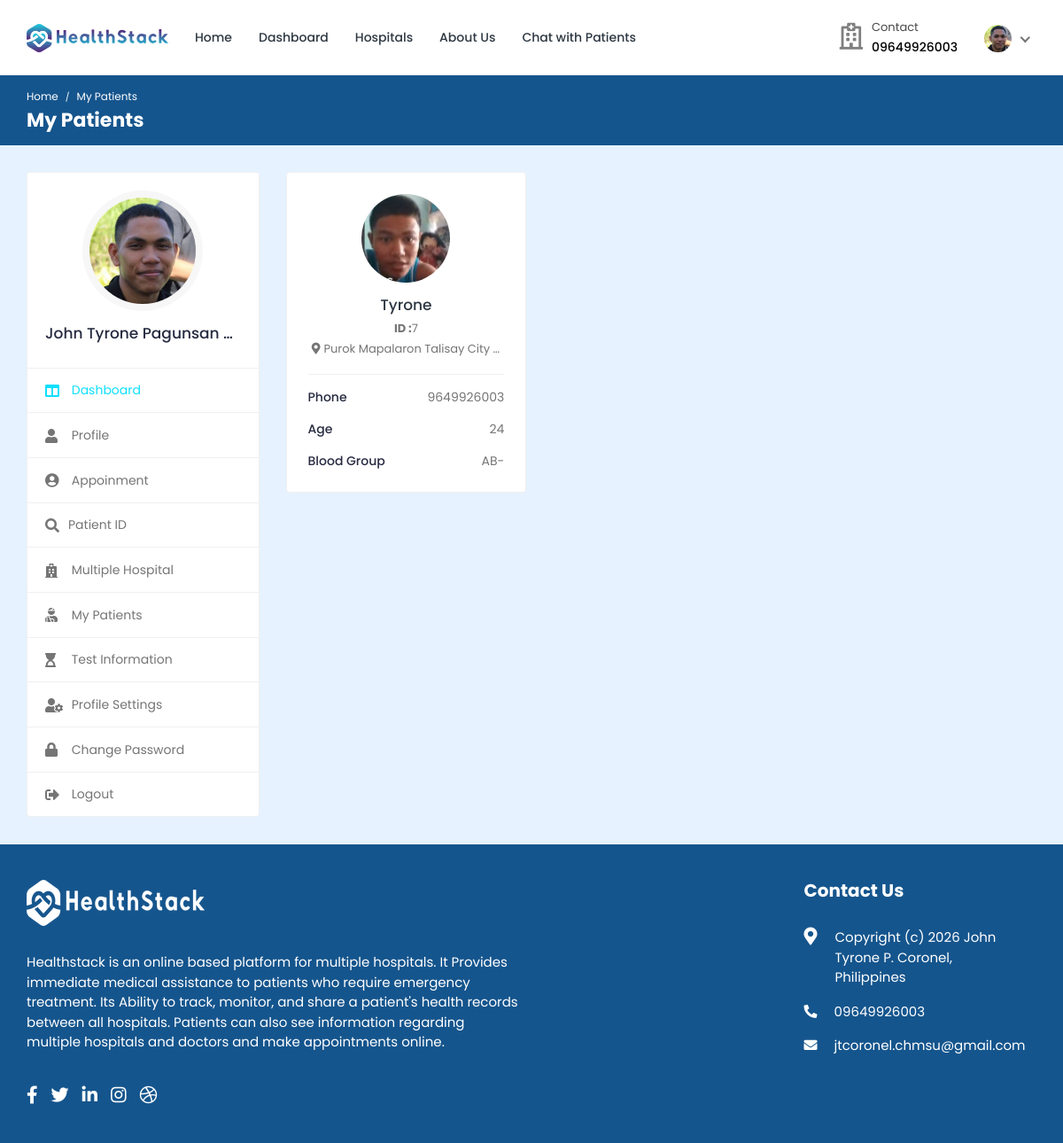
The app's page /doctor/my-patients/ (signed in) with its own data.
### doctor/models.py (models this page shows, shortened)
class Doctor_Information(models.Model):
    DOCTOR_TYPE = (
        ('Cardiologists', 'Cardiologists'),
        ('Neurologists', 'Neurologists'),
        ('Pediatricians', 'Pediatricians'),
        ('Physiatrists', 'Physiatrists'),
        ('Dermatologists', 'Dermatologists'),
    )
    doctor_id = models.AutoField(primary_key=True)
    user = models.OneToOneField(User, on_delete=models.CASCADE, null=True, blank=True, related_name='profile')
    name = models.CharField(max_length=200, null=True, blank=True)
    username = models.CharField(max_length=200, null=True, blank=True)
    gender = models.CharField(max_length=200, null=True, blank=True)
    description = models.TextField(max_length=1000, null=True, blank=True)
    department = models.CharField(max_length=200, choices=DOCTOR_TYPE, null=True, blank=True)
    department_name = models.ForeignKey(hospital_department, on_delete=models.SET_NULL, null=True, blank=True)
    specialization = models.ForeignKey(specialization, on_delete=models.SET_NULL, null=True, blank=True)
    featured_image = models.ImageField(upload_to='doctors/', default='doctors/user-default.png', null=True, blank=True)
    certificate_image = models.ImageField(upload_to='doctors_certificate/', default='doctors_certificate/default.png', null=True, blank=True)
    email = models.EmailField(max_length=200, null=True, blank=True)
    phone_number = models.CharField(max_length=200, null=True, blank=True)
    nid = models.CharField(max_length=200, null=True, blank=True)
    visiting_hour = models.CharField(max_length=200, null=True, blank=True)
    consultation_fee = models.IntegerField(null=True, blank=True)
    report_fee = models.IntegerField(null=True, blank=True)
    dob = models.CharField(max_length=200, null=True, blank=True)
    institute = models.CharField(max_length=200, null=True, blank=True)
    degree = models.CharField(max_length=200, null=True, blank=True)
    completion_year = models.CharField(max_length=200, null=True, blank=True)
    work_place = models.CharField(max_length=200, null=True, blank=True)
    designation = models.CharField(max_length=200, null=True, blank=True)
    start_year = models.CharField(max_length=200, null=True, blank=True)
    end_year = models.CharField(max_length=200, null=True, blank=True)
    register_status =  models.CharField(max_length=200, null=True, blank=True)
    hospital_name = models.ForeignKey(Hospital_Information, on_delete=models.SET_NULL, null=True, blank=True)

class Appointment(models.Model):
    APPOINTMENT_TYPE = (
        ('report', 'report'),
        ('checkup', 'checkup'),
    )
    APPOINTMENT_STATUS = (
        ('pending', 'pending'),
        ('confirmed', 'confirmed'),
        ('cancelled', 'cancelled'),
    )
    id = models.AutoField(primary_key=True)
    date = models.DateField(null=True, blank=True)
    time = models.CharField(max_length=200, null=True, blank=True)
    doctor = models.ForeignKey(Doctor_Information, on_delete=models.CASCADE, null=True, blank=True)
    patient = models.ForeignKey(Patient, on_delete=models.CASCADE, null=True, blank=True)
    appointment_type = models.CharField(max_length=200, choices=APPOINTMENT_TYPE)
    appointment_status = models.CharField(max_length=200, choices=APPOINTMENT_STATUS)
    serial_number = models.CharField(max_length=200, null=True, blank=True)
    payment_status = models.CharField(max_length=200, null=True, blank=True, default='pending')
    transaction_id = models.CharField(max_length=255, null=True, blank=True)
    message = models.CharField(max_length=255, null=True, blank=True)

### hospital/models.py (models this page shows, shortened)
class Patient(models.Model):
    patient_id = models.AutoField(primary_key=True)
    user = models.OneToOneField(User, on_delete=models.CASCADE, null=True, blank=True, related_name='patient')
    name = models.CharField(max_length=200, null=True, blank=True)
    username = models.CharField(max_length=200, null=True, blank=True)
    age = models.IntegerField(null=True, blank=True)
    email = models.EmailField(max_length=200, null=True, blank=True)
    phone_number = models.IntegerField(null=True, blank=True)
    address = models.CharField(max_length=200, null=True, blank=True)
    featured_image = models.ImageField(upload_to='patients/', default='patients/user-default.png', null=True, blank=True)
    blood_group = models.CharField(max_length=200, null=True, blank=True)
    history = models.CharField(max_length=200, null=True, blank=True)
    dob = models.CharField(max_length=200, null=True, blank=True)
    nid = models.CharField(max_length=200, null=True, blank=True)
    serial_number = models.CharField(max_length=200, null=True, blank=True)
    login_status = models.CharField(max_length=200, null=True, blank=True, default="offline")

### doctor/views.py (the view)
# urls.py: path('my-patients/', views.my_patients, name='my-patients'),
@csrf_exempt
@login_required(login_url="doctor-login")
def my_patients(request):
    if request.user.is_doctor:
        doctor = Doctor_Information.objects.get(user=request.user)
        appointments = Appointment.objects.filter(doctor=doctor).filter(appointment_status='confirmed')
    else:
        redirect('doctor-logout')
    context = {'doctor': doctor, 'appointments': appointments}
    return render(request, 'my-patients.html', context)

### templates/my-patients.html (shortened to what this page needs)
{% load static %}
<!DOCTYPE html>
<html lang="en">
<head>
		<link rel="stylesheet" href="{% static 'HealthStack-System/css/Normal/bootstrap.min.css' %}">
		<link rel="stylesheet" href="{% static 'HealthStack-System/plugins/Normal/fontawesome/css/fontawesome.min.css' %}">
		<link rel="stylesheet" href="{% static 'HealthStack-System/plugins/Normal/fontawesome/css/all.min.css' %}">
		<link rel="stylesheet" href="{% static 'HealthStack-System/css/Normal/style.css' %}">
	</head>
	<body>
		<div class="main-wrapper">
			<header class="header">{% include 'doctor-navbar.html' %}</header>
			<div class="breadcrumb-bar">
				<div class="container-fluid">
					<div class="row align-items-center">
						<div class="col-md-12 col-12">
							<nav aria-label="breadcrumb" class="page-breadcrumb">
								<ol class="breadcrumb">
									<li class="breadcrumb-item"><a href="{% url 'doctor-dashboard' %}">Home</a></li>
									<li class="breadcrumb-item active" aria-current="page">My Patients</li>
								</ol>
							</nav>
							<h2 class="breadcrumb-title">My Patients</h2>
						</div>
					</div>
				</div>
			</div>
			<div class="content">
				<div class="container-fluid">
					<div class="row">
						<div class="col-md-5 col-lg-4 col-xl-3 theiaStickySidebar">
							<div>{% include 'doctor-sidebar.html' %}</div>
						</div>
						<div class="col-md-7 col-lg-8 col-xl-9">
							<div class="row row-grid">
								{% for appointment in appointments %}
								<div class="col-md-6 col-lg-4 col-xl-3">
									<div class="card widget-profile pat-widget-profile">
										<div class="card-body">
											<div class="pro-widget-content">
												<div class="profile-info-widget">
													<a href="{% url 'patient-profile' pk=appointment.patient.patient_id %}" class="booking-doc-img">
														<img src="{{appointment.patient.featured_image.url}}" alt="User Image">
													</a>
													<div class="profile-det-info">
														<h3><a href="{% url 'patient-profile' pk=appointment.patient.patient_id %}">{{appointment.patient.name}}</a></h3>
														<div class="patient-details">
															<h5><b>ID :</b>{{appointment.patient.patient_id}}</h5>
															<h5 class="mb-0"><i class="fas fa-map-marker-alt"></i>{{appointment.patient.address|default:'Not set'}}</h5>
														</div>
													</div>
												</div>
											</div>
											<div class="patient-info">
												<ul>
													<li>Phone <span>{{appointment.patient.phone_number|default:'Not set'}}</span></li>
													<li>Age <span>{{appointment.patient.age|default:'Not set'}}</span></li>
													<li>Blood Group <span>{{appointment.patient.blood_group|default:'Not set'}}</span></li>
												</ul>
											</div>
										</div>
									</div>
								</div>
								{% endfor %}
							</div>
						</div>
					</div>
				</div>
			</div>
			{% include 'footer.html' %}
		</div>
	</body>
</html>

### templates/doctor-navbar.html (shortened to what this page needs)
{% load static %}
<nav class="navbar navbar-expand-lg header-nav">
  <div class="navbar-header">
    <a href="{% url 'hospital_home'%}" class="navbar-brand logo">
      <img
        src="{% static 'HealthStack-System/images/Normal/logo.jpg' %}"
        class="img-fluid"
        alt="Logo"
      />
    </a>
  </div>
  <div class="main-menu-wrapper">
    <ul class="main-nav">
      <li>
        <a href="{% url 'hospital_home'%}">Home</a>
      </li>
      <li>
        <a href="{% url 'doctor-dashboard'%}">Dashboard</a>
      </li>
      <li><a href="{% url 'multiple-hospital' %}" style="text-decoration: none;">Hospitals</a></li>
      <li>
        <a href="{% url 'about-us'%}">About Us</a>
      </li>
      <li>
        <a href="{% url 'chat-home' pk=user.id %}">Chat with Patients</a>
      </li>
    </ul>
  </div>
  <ul class="nav header-navbar-rht">
    <li class="nav-item contact-item">
      <div class="header-contact-img">
        <i class="far fa-hospital"></i>
      </div>
      <div class="header-contact-detail">
        <p class="contact-header">Contact</p>
        {% include 'includes/contact-phone.html' %}
      </div>
    </li>
    <li class="nav-item dropdown has-arrow logged-item">
      <a href="#" class="dropdown-toggle nav-link" data-toggle="dropdown">
        <span class="user-img">
          <img
            class="rounded-circle"
            src="{{ doctor.featured_image.url }}"
            width="31"
            alt="Darren Elder"
          />
        </span>
      </a>
    </li>
  </ul>
</nav>

### templates/includes/contact-phone.html
{% if user.is_authenticated and user.is_patient and user.patient.phone_number %}
{% with phone=user.patient.phone_number|stringformat:"s" %}
<p class="contact-info-header">{% if phone|slice:":1" == "0" %}{{ phone }}{% else %}0{{ phone }}{% endif %}</p>
{% endwith %}
{% elif user.is_authenticated and user.is_doctor and user.profile.phone_number %}
{% with phone=user.profile.phone_number|stringformat:"s" %}
<p class="contact-info-header">{% if phone|slice:":1" == "0" %}{{ phone }}{% else %}0{{ phone }}{% endif %}</p>
{% endwith %}
{% elif user.is_authenticated and user.is_hospital_admin and user.hospital_admin.phone_number %}
{% with phone=user.hospital_admin.phone_number|stringformat:"s" %}
<p class="contact-info-header">{% if phone|slice:":1" == "0" %}{{ phone }}{% else %}0{{ phone }}{% endif %}</p>
{% endwith %}
{% elif patient.phone_number %}
{% with phone=patient.phone_number|stringformat:"s" %}
<p class="contact-info-header">{% if phone|slice:":1" == "0" %}{{ phone }}{% else %}0{{ phone }}{% endif %}</p>
{% endwith %}
{% elif doctor.phone_number %}
{% with phone=doctor.phone_number|stringformat:"s" %}
<p class="contact-info-header">{% if phone|slice:":1" == "0" %}{{ phone }}{% else %}0{{ phone }}{% endif %}</p>
{% endwith %}
{% else %}
<p class="contact-info-header">Not set</p>
{% endif %}

### templates/doctor-sidebar.html (shortened to what this page needs)
{% load static %}
<div class="profile-sidebar">
  <div class="widget-profile pro-widget-content">
    <div class="profile-info-widget">
      <a href="#" class="booking-doc-img">
        <img
          src="{{ doctor.featured_image.url }}"
          alt="User Image"
        />
      </a>
      <div class="profile-det-info">
        <h3>{{ doctor.name }}</h3>
      </div>
    </div>
  </div>
  <div class="dashboard-widget">
    <nav class="dashboard-menu sidebar">
      <ul>
        <li class="active">
          <a href="{% url 'doctor-dashboard' %}">
            <i class="fas fa-columns"></i>
            <span>Dashboard</span>
          </a>
        </li>
        <li>
        <a href="{% url 'doctor-profile' pk=doctor.doctor_id %}">
          <i class="fas fa-user"></i>
          <span>Profile</span>
        </a>
      </li>
        <li>
          <a href="{% url 'appointments'%}">
            <i class="fas fa-user-circle"></i>
            <span>Appoinment</span>
          </a>
        </li>
        <li class="nav-item has-submenu">
            <a href="#" class="nav-link"><i class="fas fa-search"></i><span>Patient ID</span></a>
        </li>
        <li>
          <a href="{% url 'multiple-hospital' %}">
            <i class="fas fa-hospital"></i>
            <span>Multiple Hospital</span>
          </a>
      </li>
        <li>
          <a href="{% url 'my-patients' %}">
            <i class="fas fa-user-injured"></i>
            <span>My Patients</span>
          </a>
        </li>
        <li>
          <a href="{% url 'doctor-test-list'%}" target="_blank">
            <i class="fas fa-hourglass-start"></i>
            <span>Test Information</span>
          </a>
        </li>
        <li>
          <a
            href="{% url 'doctor-profile-settings' %}"
          >
            <i class="fas fa-user-cog"></i>
            <span>Profile Settings</span>
          </a>
        </li>
        <li>
          <a href="{% url 'doctor-change-password' pk=user.id%}">
            <i class="fas fa-lock"></i>
            <span>Change Password</span>
          </a>
        </li>
        <li>
          <a href="{% url 'doctor-logout'%}">
            <i class="fas fa-sign-out-alt"></i>
            <span>Logout</span>
          </a>
        </li>
      </ul>
    </nav>
  </div>
</div>

### templates/includes/contact-phone-text.html
{% if user.is_authenticated and user.is_patient and user.patient.phone_number %}
{% with phone=user.patient.phone_number|stringformat:"s" %}{% if phone|slice:":1" == "0" %}{{ phone }}{% else %}0{{ phone }}{% endif %}{% endwith %}
{% elif user.is_authenticated and user.is_doctor and user.profile.phone_number %}
{% with phone=user.profile.phone_number|stringformat:"s" %}{% if phone|slice:":1" == "0" %}{{ phone }}{% else %}0{{ phone }}{% endif %}{% endwith %}
{% elif user.is_authenticated and user.is_hospital_admin and user.hospital_admin.phone_number %}
{% with phone=user.hospital_admin.phone_number|stringformat:"s" %}{% if phone|slice:":1" == "0" %}{{ phone }}{% else %}0{{ phone }}{% endif %}{% endwith %}
{% elif patient.phone_number %}
{% with phone=patient.phone_number|stringformat:"s" %}{% if phone|slice:":1" == "0" %}{{ phone }}{% else %}0{{ phone }}{% endif %}{% endwith %}
{% elif doctor.phone_number %}
{% with phone=doctor.phone_number|stringformat:"s" %}{% if phone|slice:":1" == "0" %}{{ phone }}{% else %}0{{ phone }}{% endif %}{% endwith %}
{% else %}
Not set
{% endif %}

### records on screen
Doctor_Information: phone_number "09649926003", featured_image (picture), name "John Tyrone Pagunsan…"
Appointment: patient.featured_image (picture), patient.name "Tyrone", patient.patient_id "7", patient.address "Purok Mapalaron Talisay City…", patient.phone_number "9649926003", patient.age "24", patient.blood_group "AB-"
